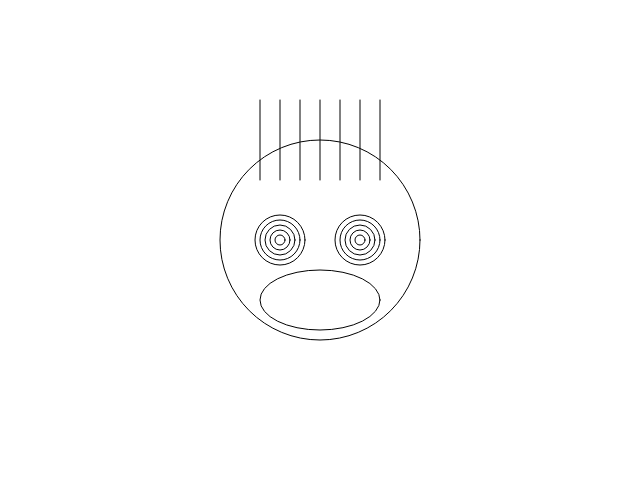
Frame 1 (no input)
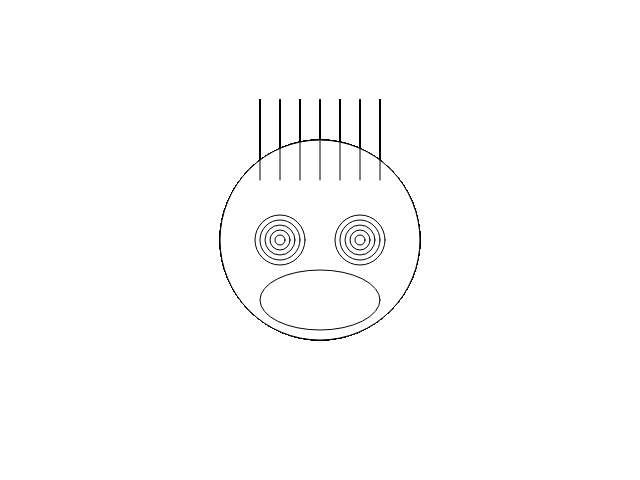
Frame 60 (no input)
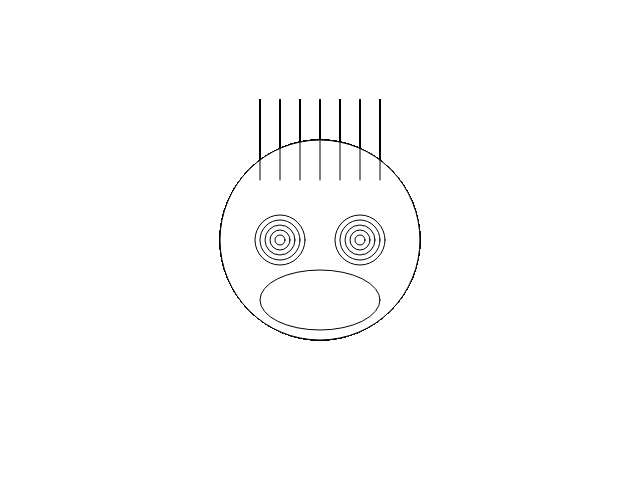
Frame 120 (the mouse pressed at the canvas centre since frame 60)

The p5.js sketch that drew these frames (run headless with seeded random() and noise() and a simulated clock; from frame 60 on, the mouse is pressed at the canvas centre):

// p5.js sketch
// ── sketch.js
// 函数setup() : 准备阶段
function setup() {
	// 创建画布，宽度640像素，高度480像素
	// 画布的坐标系统为，左上角坐标为（0，0），
	// x方向水平向右，y方向垂直向下，单位像素
	createCanvas(640,480);
}

// 函数draw()：作画阶段
function draw() {
	fill(255);// 填充白色
	// 1 画脸
	ellipse(320,240,200,200);// 圆圈
	
	// 2 左眼
	ellipse(280,240,50,50);// 另一个圆圈
	
	// 3 右眼
	ellipse(360,240,50,50); 
	
	// 4 嘴巴
	ellipse(320,300,120,60);
		
	// 5 左眼珠
	ellipse(280,240,40,40);
	ellipse(280,240,30,30);
	ellipse(280,240,20,20);
	ellipse(280,240,10,10);

	// 6 右眼珠
	ellipse(360,240,40,40);
	ellipse(360,240,30,30);
	ellipse(360,240,20,20);
	ellipse(360,240,10,10);
	
	// 7 头发：从左到右画一排竖线
	line(260,180,260,100);
	line(280,180,280,100);
	line(300,180,300,100);
	line(320,180,320,100);
	line(340,180,340,100);
	line(360,180,360,100);
	line(380,180,380,100);
}
